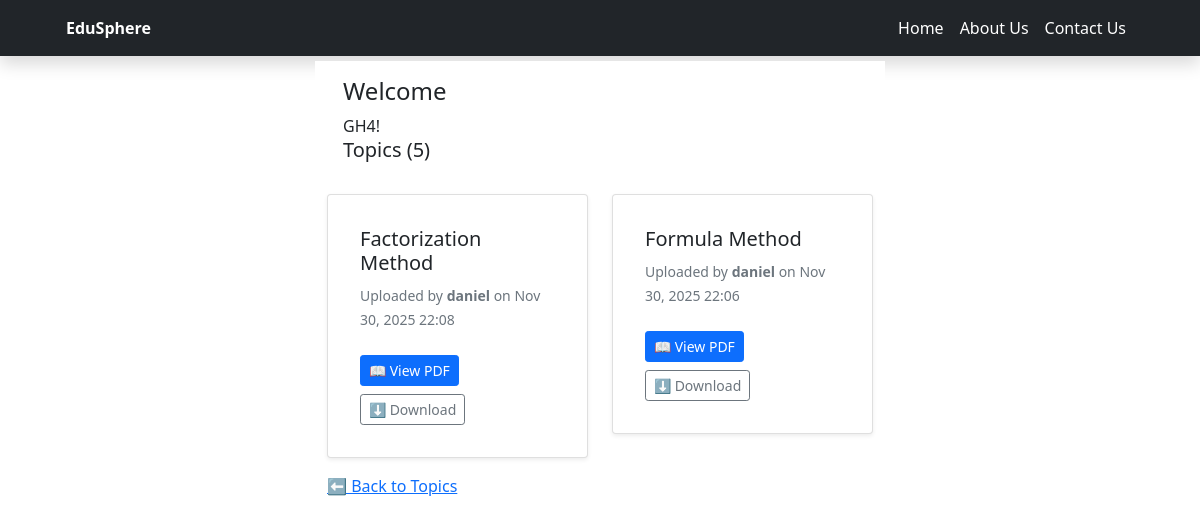
The app's page /materials/1/ (signed in) with its own data.
### shop/models.py (models this page shows, shortened)
class CustomUser(AbstractUser):
    occupation = models.CharField(max_length=10, choices=[('teacher', 'Teacher'), ('student', 'Student')])
    school = models.CharField(max_length=100, choices=[('general_hassan', 'General Hassan'), ('queen_hope', 'Queen Hope')])
    gender = models.CharField(max_length=6, choices=[('male', 'Male'), ('female', 'Female')])

class StudyMaterial(models.Model):
    topic = models.ForeignKey(Topic, on_delete=models.CASCADE, related_name='materials')
    title = models.CharField(max_length=200)
    file = models.FileField(upload_to='study_materials/')
    uploaded_by = models.ForeignKey(settings.AUTH_USER_MODEL, on_delete=models.CASCADE)
    uploaded_at = models.DateTimeField(auto_now_add=True)

### shop/views.py (the view)
# urls.py: path('materials/<int:topic_id>/', views.study_material_list, name='study_material_list'),
@login_required
def study_material_list(request, topic_id):
    topic = get_object_or_404(Topic, id=topic_id)
    materials = topic.materials.all().order_by('-uploaded_at')
    return render(request, 'study_material_list.html', {'topic': topic, 'materials': materials})

### shop/templates/study_material_list.html (shortened to what this page needs)
{% load static %}
<!DOCTYPE html>
<html lang="en">
<head>
  <link rel="stylesheet" href="{% static 'bootstrap 5/css/bootstrap.min.css' %}">
</head>
<body>
<div class="navbar-dark bg-dark shadow ">
        <div class="container">
            <div class="row">
                    <div class="col-md-12">
                        <nav class="navbar navbar-expand-lg">
                        <div class="container-fluid">
            <a class="navbar-band fw-bold text-decoration-none text-white Edusphere" href="{% url 'home' %}">EduSphere</a>
            <div class="collapse navbar-collapse" id="navbarSupportedContent">
            <ul class="navbar-nav ms-auto mb-2 mb-lg-0 ">
                <li class="nav-item">
                    <a class="nav-link active text-white" href="{% url 'home' %}">Home</a>
                </li>
                <li class="nav-item">
                    <a class="nav-link active text-white" href="{% url 'about' %}">About Us</a>
                </li>
                <li class="nav-item">
                    <a class="nav-link active text-white" href="{% url 'contact' %}">Contact Us</a>
                </li>
            </div>
        </div>
                            </nav>
                    </div>
                </div>
            </div>
    </div>
    <div class="container">
                <div class="row" style="margin-top: 5px;">
            <div class="col-md-3 col-lg-3 col-xl-3"></div>
            <div class="col-md-6 col-lg-6 col-xl-6 bg-white">
                <div class="p-3">
                    <div>
                        <h4>Welcome</h4>{{ user.username }}!
                    </div>
                    <div class="d-flex justify-content-between mb-2">
                        <div>
                            <h5>Topics (5)</h5>
                        </div>
                    </div>
                </div>
                {% if materials %}
                    <div class="row">
                      {% for material in materials %}
                        <div class="col-md-6 mb-3">
                          <div class="card shadow-sm p-3 rounded">
                            <div class="card-body">
                              <h5 class="card-title">{{ material.title }}</h5>
                              <p class="card-text">
                                <small class="text-muted">
                                  Uploaded by <b>{{ material.uploaded_by.username }}</b>
                                  on {{ material.uploaded_at|date:"M d, Y H:i" }}
                                </small>
                              </p>
                              <a href="{{ material.file.url }}" target="_blank" class="btn btn-primary my-2 btn-sm">📖 View PDF</a>
                              <a href="{{ material.file.url }}" download class="btn btn-outline-secondary btn-sm">⬇️ Download</a>
                            </div>
                          </div>
                        </div>
                      {% endfor %}
                    </div>
                  {% else %}
                    <div class="alert alert-info">No study materials uploaded yet.</div>
                  {% endif %}
                  <a href="{% url 'topic_list' %}">⬅ Back to Topics</a>
            </div>
        </div>
    </div>
</body>
</html>

### records on screen
CustomUser: username "GH4"
StudyMaterial: title "Factorization Method", uploaded_by.username "daniel", uploaded_at "Nov 30, 2025 22:08"
StudyMaterial: title "Formula Method", uploaded_by.username "daniel", uploaded_at "Nov 30, 2025 22:06"
